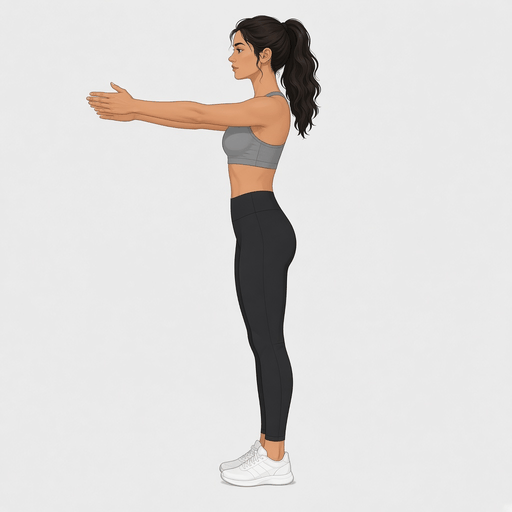
#> input picture squat-k5-ghost.gif, 512 x 512 px
$ python -i build_k5_ghost_gif.py   (imports and definitions only)
#> lines starting #> are read from the running program, lines starting #| are printed output that depends on the picture
"""5 keyframes (0-45-100-45-0) + smoothstep ghost blends with adaptive step counts."""
from __future__ import annotations

from pathlib import Path

from PIL import Image, ImageChops

ASSETS = Path(r"C:\Users\Dogan\.cursor\projects\C-Users-Dogan-Projects\assets")
OUT_GIF = Path(r"C:\Users\Dogan\Projects\kalori-exercise-assets\squat-k5-ghost.gif")
SIZE = 512
FRAME_MS = 88
BOTTOM_HOLD_COPIES = 2  # extra display time at deepest squat
STAND_HOLD_COPIES = 3  # end on exact standing key (avoids loop snap)
BG = (233, 233, 233)
BG_TOL = 28


def smoothstep(t: float) -> float:
    t = max(0.0, min(1.0, t))
    return t * t * (3.0 - 2.0 * t)


def load_rgb(path: Path) -> Image.Image:
    return Image.open(path).convert("RGB").resize((SIZE, SIZE), Image.Resampling.LANCZOS)


def _content_bbox(im: Image.Image) -> tuple[int, int, int, int]:
    bg = Image.new("RGB", im.size, BG)
    diff = ImageChops.difference(im, bg).convert("L")
    # ignore tiny compression noise
    mask = diff.point(lambda p: 255 if p > BG_TOL else 0)
    box = mask.getbbox()
    if not box:
        return (0, 0, im.width, im.height)
    return box


def _box_h(box: tuple[int, int, int, int]) -> int:
    return max(1, box[3] - box[1])


# [42 lines left out: functions _band_content_width, _min_upper_band_width, _uniform_body_scale, not called in this run]


def normalize_scale_and_feet(ref: Image.Image, im: Image.Image) -> Image.Image:
    """Lock figure scale to standing, anchor feet; pose may shorten visible height (bend, not shrink)."""
    return normalize_scale_and_feet_with_scale(ref, im, None)


def normalize_scale_and_feet_with_scale(
    ref: Image.Image, im: Image.Image, scale: float | None = None
) -> Image.Image:
    ref_box = _content_bbox(ref)
    im_box = _content_bbox(im)
    if ref_box == im_box and im is ref:
        return im.copy()
    if scale is None:
        scale = _uniform_body_scale(ref, ref_box, im, im_box)

    crop = im.crop(im_box)
    new_w = max(1, int(round(crop.width * scale)))
    new_h = max(1, int(round(crop.height * scale)))
    scaled = crop.resize((new_w, new_h), Image.Resampling.LANCZOS)

    canvas = Image.new("RGB", ref.size, BG)
    ref_cx = (ref_box[0] + ref_box[2]) // 2
    ref_foot_y = ref_box[3]
    paste_x = ref_cx - new_w // 2
    paste_y = ref_foot_y - new_h
    canvas.paste(scaled, (paste_x, paste_y))
    return canvas


def normalize_keyframes(keyframes: list[Image.Image]) -> list[Image.Image]:
    ref_raw = keyframes[0]
    # Canonical standing canvas — all frames match this
    ref = normalize_scale_and_feet_with_scale(ref_raw, ref_raw)
    ref_box = _content_bbox(ref)
    out: list[Image.Image] = []
    for i, im in enumerate(keyframes):
        im_box = _content_bbox(im)
        scale = _uniform_body_scale(ref, ref_box, im, im_box)
        # Key 4 (ascent): AI often shrinks vs keys 2–3 — keep at least mid-ascent height
        if i == 3 and len(out) >= 2:
            h2 = _box_h(_content_bbox(out[1]))
            h3 = _box_h(_content_bbox(out[2]))
            min_ascent_h = int(h3 + 0.55 * (h2 - h3))
            scale = max(scale, min_ascent_h / _box_h(im_box))
        out.append(normalize_scale_and_feet_with_scale(ref, im, scale))
    # Lock frame 1 and 5 (standing) to identical pixels
    out[0] = ref.copy()
    out[-1] = ref.copy()
    return out


def blend_smooth(a: Image.Image, b: Image.Image, t: float) -> Image.Image:
    return Image.blend(a, b, smoothstep(t))


# [47 lines left out: function main, not called in this run]


# [2 lines not run here, left out]

>>> import cv2
>>> picture = cv2.imread('../squat-k5-ghost.gif', cv2.IMREAD_GRAYSCALE)
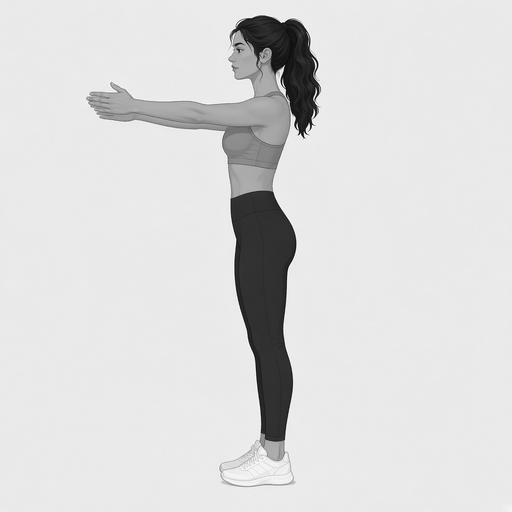
#> picture: shape (512, 512); min 13, max 251, mean 219.2
>>> result = normalize_keyframes(picture)
#> in normalize_keyframes, `ref_raw = keyframes[0]`: ref_raw = 512 values, max 236 at index 277, min 233 at index 11, mean 234.4
#> (the run stopped early here; a loop or call above may not have finished)

$ run again, on squat-female-master-ref-v2.jpg
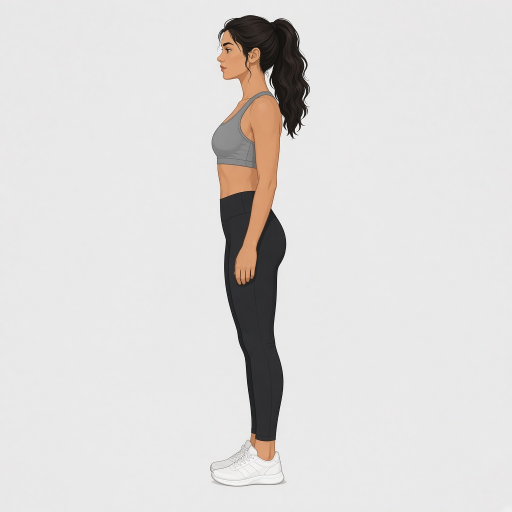
#> input picture squat-female-master-ref-v2.jpg, 1024 x 1024 px (shown at 1/2 size)
#> `picture = cv2.imread('../squat-k5-ghost.gif', cv2.IMREAD_GRAYSCALE)`:
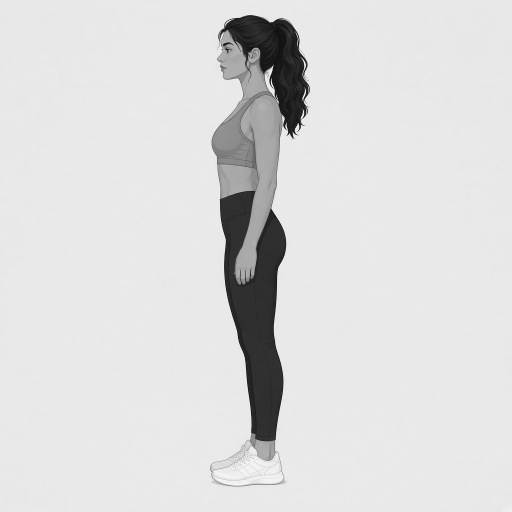
#> picture: shape (1024, 1024) (shown at 1/2 size); min 0, max 255, mean 219.7
#> ref_raw = 1024 values, max 234 at index 226, min 230 at index 71, mean 232.5
